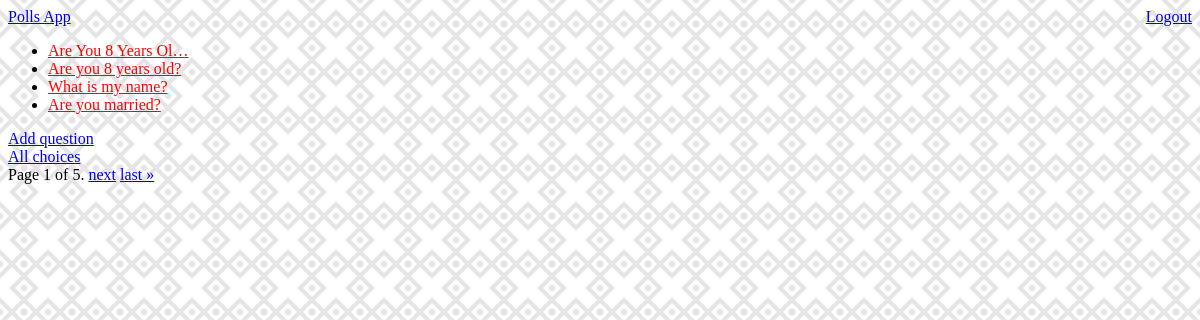
The page /polls/home/ (signed in) on the database as committed earlier.
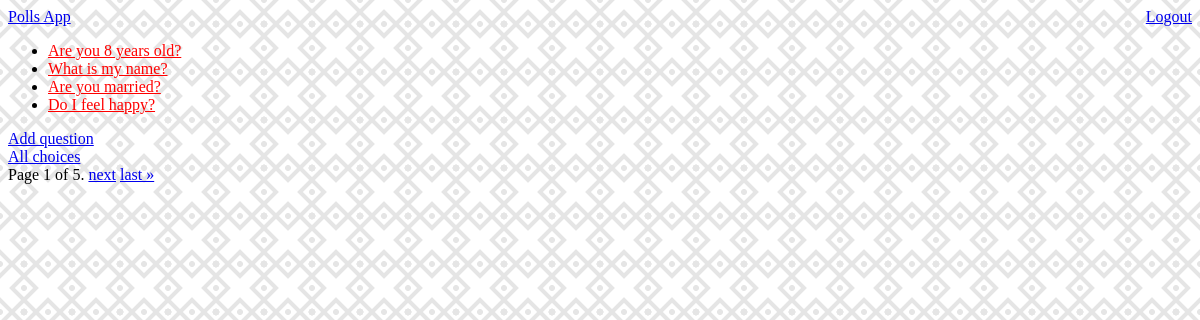
The same page on the database as committed later.
### polls/models.py (models this page shows, shortened)
class Question(models.Model):
    question_text = models.CharField(max_length=200)
    pub_date = models.DateTimeField("date published", auto_now_add=True)
    image = models.ImageField(upload_to='questions/', default=None, null=True)

### polls/views.py (the view)
# urls.py: path("home/", views.HomeView.as_view(), name="home"),
class HomeView(LoginRequiredMixin, generic.ListView):
    login_url = "/polls"
    paginate_by = 4
    template_name = "polls/home.html"
    context_object_name = "question_list"
    def get_queryset(self):
        return Question.objects.order_by("-pub_date")

### polls/templates/polls/home.html (shortened to what this page needs)
{% extends 'base.html' %}
{% load static %}
{% block page_links %}
    <link rel="stylesheet" href="{% static 'polls/style.css' %}">
{% endblock %}
{% block page_body %}
    {% include "polls/includes/header.html" %}
    {% if question_list %}
        <ul>
        {% for question in question_list %}
            <li title="{{ question.question_text }}">
                <a href="{% url 'polls:detail' question.id %}">
                    {{ question.question_text|truncatechars:20 }}
                </a>
            </li>
        {% endfor %}
        </ul>
        <a href="{% url 'polls:new' %}"> Add question </a> <br />
        <a href="{% url 'polls:all_choices' %}"> All choices </a>
    {% else %}
        <p>No polls are available.</p>
    {% endif %}
    {% include "polls/includes/paginator.html" %}
{% endblock %}

Rows that differ between the two databases and show on the page:
removed Question: question_text "Are You 8 Years Ol…"
now on this page (row unchanged): Question: question_text "Do I feel happy?"
